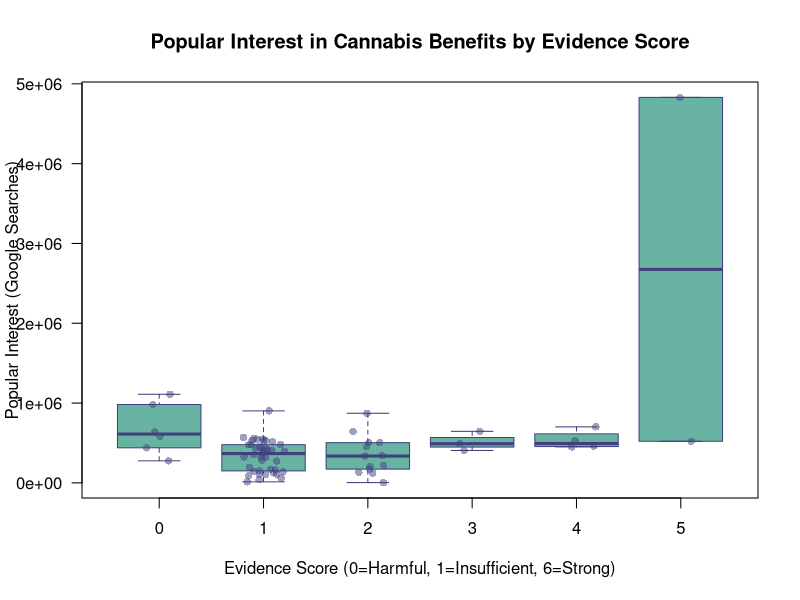
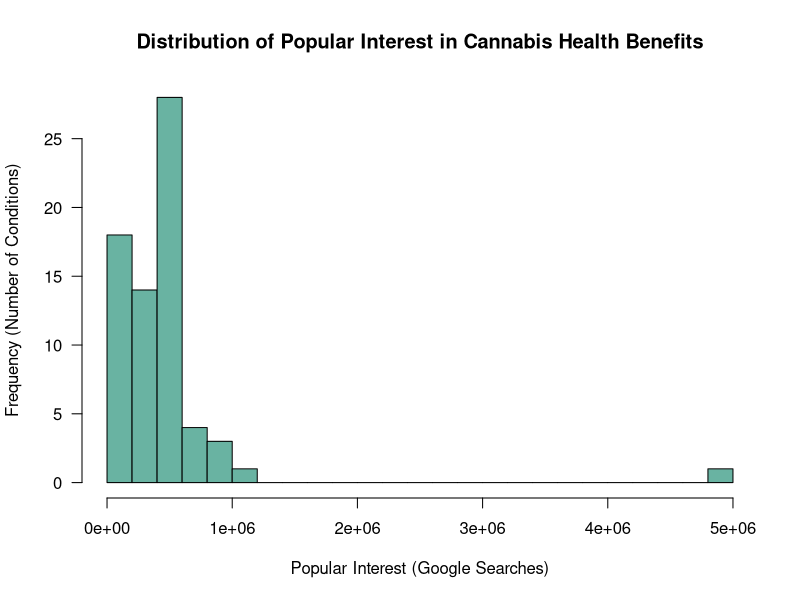

Recreate these plots in R, in order.
library(readr)
library(readxl)

# Load data using readr
data <- read_csv("CanabisBenefits.csv")

# Clean column names
colnames(data)[4] <- "evidence_score"
colnames(data)[5] <- "popular_interest"

# Display basic information
cat("CANNABIS BENEFITS STATISTICAL ANALYSIS\n")
cat("Total health conditions analyzed:", nrow(data), "\n\n")

cat("Evidence Score Distribution:\n")
print(table(data$evidence_score))

cat("\nPopular Interest Summary Statistics:\n")
print(summary(data$popular_interest))

# VISUALIZATION 1: Boxplot
cat("\nCreating boxplot...\n")

png("evidence_vs_interest_boxplot.png", width = 800, height = 600, res = 100)

boxplot(popular_interest ~ evidence_score, 
        data = data,
        col = "#69b3a2",
        main = "Popular Interest in Cannabis Benefits by Evidence Score",
        xlab = "Evidence Score (0=Harmful, 1=Insufficient, 6=Strong)",
        ylab = "Popular Interest (Google Searches)",
        border = "#404080",
        las = 1)
# Add points to show individual data
stripchart(popular_interest ~ evidence_score, 
           data = data,
           vertical = TRUE,
           method = "jitter",
           add = TRUE,
           pch = 16,
           col = rgb(64/255, 64/255, 128/255, 0.5),
           jitter = 0.2)
dev.off()

cat("Boxplot saved: evidence_vs_interest_boxplot.png\n")

# VISUALIZATION 2: Histogram
cat("Creating histogram...\n")

png("popular_interest_histogram.png", width = 800, height = 600, res = 100)

hist(data$popular_interest,
     breaks = 30,
     col = "#69b3a2",
     border = "black",
     main = "Distribution of Popular Interest in Cannabis Health Benefits",
     xlab = "Popular Interest (Google Searches)",
     ylab = "Frequency (Number of Conditions)",
     las = 1)

dev.off()

cat("Histogram saved: popular_interest_histogram.png\n")

# STATISTICAL ANALYSIS: Kruskal-Wallis Test
cat("\n=== STATISTICAL TEST: KRUSKAL-WALLIS H-TEST ===\n")

kruskal_test <- kruskal.test(popular_interest ~ evidence_score, data = data)

cat("Kruskal-Wallis H-statistic:", round(kruskal_test$statistic, 4), "\n")
cat("P-value:", round(kruskal_test$p.value, 6), "\n")
cat("Degrees of freedom:", kruskal_test$parameter, "\n\n")

if (kruskal_test$p.value < 0.05) {
  cat("Decision: REJECT the null hypothesis (p =", round(kruskal_test$p.value, 4), "< 0.05)\n")
  cat("Conclusion: There IS a significant difference in popular interest\n")
  cat("            across different evidence score levels.\n")
} else {
  cat("Decision: FAIL TO REJECT the null hypothesis (p >= 0.05)\n")
  cat("Conclusion: There is NO significant difference in popular interest\n")
  cat("            across different evidence score levels.\n")
}
